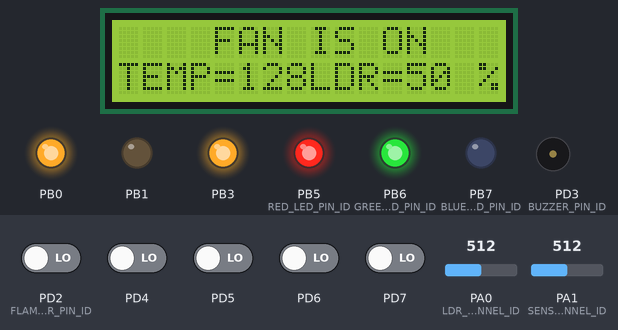
The program below on a simulated ATmega32, built with avr-gcc and emulated at 16 MHz. On the bench: 16×2 character LCD, output pins drawn as LEDs (lit = HIGH), buzzer (waves = sounding, pin HIGH). Wiring (inferred from the names in the program): character LCD (HD44780): RS PD0; E PD1; data PC0, PC1, PC2, PC3, PC4, PC5, PC6, PC7. The inputs (shaded band) are chosen by the test bench; at power-on: PD2 (FLAME_SENSOR_PIN_ID), PD4–7 LOW, PA1 (SENSOR_CHANNEL_ID) = 512, PA0 (LDR_CHANNEL_ID) = 512. Pins used as bus, display or sensor lines are not drawn.

Above: at 1.2 s.
1.3 s: PA1 (SENSOR_CHANNEL_ID) set to 173
At 1.7 s:
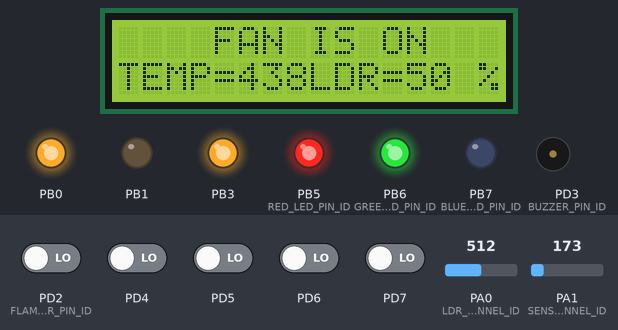
2.8 s: PA1 (SENSOR_CHANNEL_ID) set to 143
At 3.3 s:
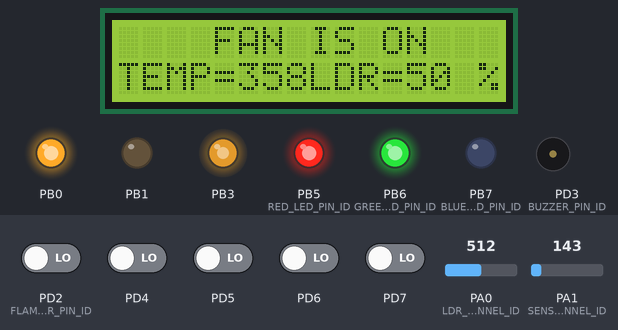
4.3 s: PD2 (FLAME_SENSOR_PIN_ID) driven HIGH
At 4.8 s:
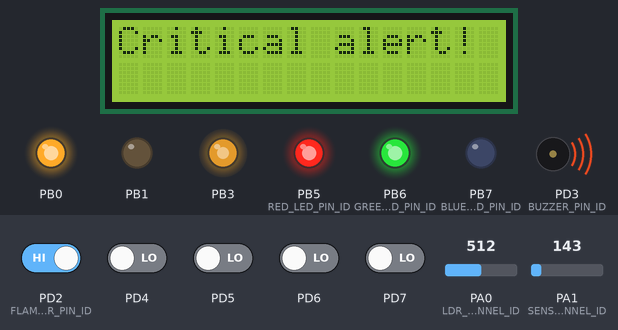
5.8 s: PD2 (FLAME_SENSOR_PIN_ID) driven LOW
At 6.5 s:
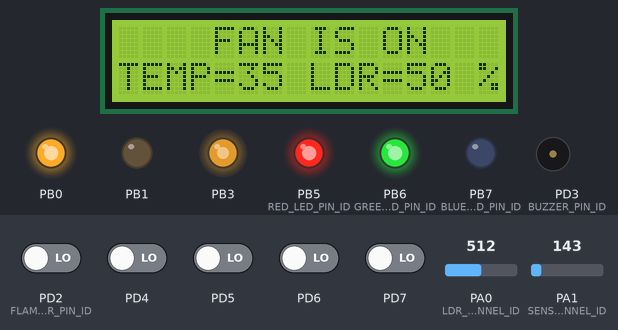
7.5 s: PA1 (SENSOR_CHANNEL_ID) set to 60
At 8.7 s:
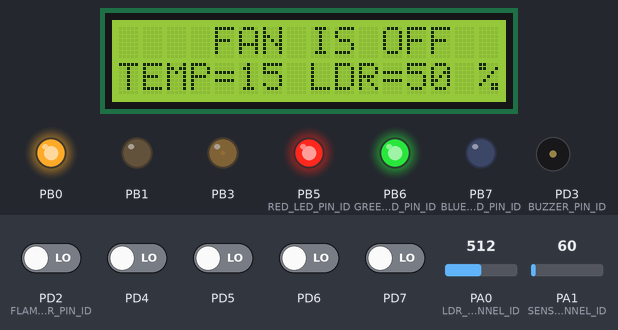
9.0 s: PA0 (LDR_CHANNEL_ID) set to 537
At 9.5 s:
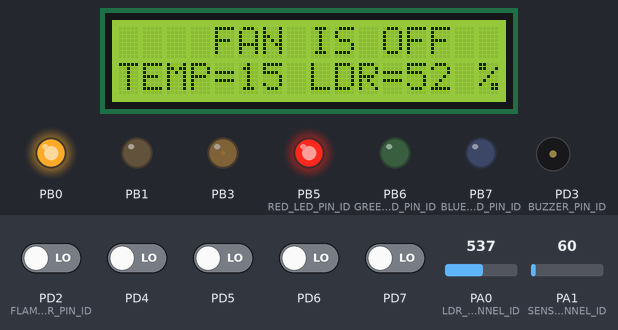
Timing chart, 0 to 11.5 s (numbered marks = the images above; inputs shaded):
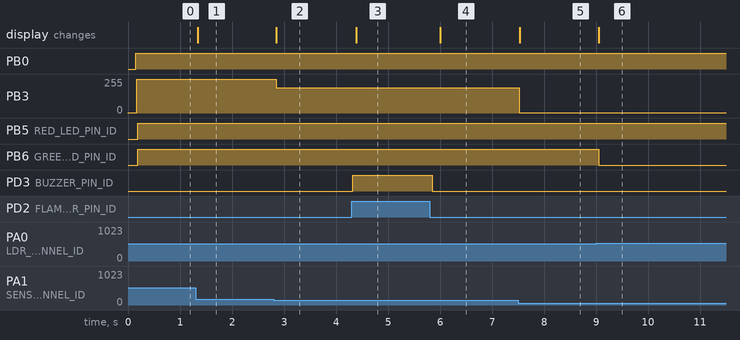

Measured:
- the behaviour switches between 160 and 159 on PA1 (SENSOR_CHANNEL_ID) (found by bisection; images 1 and 2)
- the behaviour switches between 521 and 522 on PA0 (LDR_CHANNEL_ID) (found by bisection; images 5 and 6)
- after the input at 1.3 s, the display: changes at once (image 1)
- after the input at 2.8 s, PB3: 255/255 → 191/255 after 0.05 s; the display: changes after 0.05 s (image 2)
- after the input at 4.3 s, PD3 (BUZZER_PIN_ID): LOW → HIGH at once; the display: changes after 0.09 s (image 3)
- after the input at 5.8 s, PD3 (BUZZER_PIN_ID): HIGH → LOW after 0.05 s; the display: changes after 0.21 s (image 4)
- after the input at 7.5 s, PB3: 191/255 → 1/255 at once; the display: changes at once (image 5)
- after the input at 9.0 s, PB6 (GREEN_LED_PIN_ID): HIGH → LOW after 0.06 s; the display: changes after 0.06 s (image 6)

The program:

main.c
```c
#include "lcd.h"
#include "lm35_sensor.h"
#include "buzzer.h"
#include "flame_sensor.h"
#include "leds.h"
#include "ldr.h"
#include "adc.h"
#include "pwm.h"
#include "motor.h"

int main(void)
{
	uint8 Temperature;
	uint8 Intensity;
	uint8 Fire;

	DcMotor_State state =CW;

	PWM_Timer0_Start();
	ADC_init();
	LCD_init();
	DcMotor_Init();
	Buzzer_init();
	FlameSensor_init();
	LEDS_init();

	LCD_moveCursor(0,4);
	LCD_displayString("FAN IS ");
	LCD_moveCursor(1,0); /* Move the cursor to the second row */
	LCD_displayString("TEMP=   LDR=   %");
	while(1)
	{
		Temperature=LM35_getTemperature();
		Intensity=LDR_getLightIntensity();
		Fire=FlameSensor_getValue();
        if(Fire)
        {
        	FlameSensor(Fire);
        }
        else
        {
    		Automatic_Fan_Speed_Control(state , Temperature);
    		Automatic_Lighting_Control(Intensity);
    		FlameSensor(Fire);
        }
	}
}
```

adc.c
```c
#include "avr/io.h" /* To use the ADC Registers */
#include "adc.h"
#include "common_macros.h" /* To use the macros like SET_BIT */

/*******************************************************************************
 *                      Functions Definitions                                  *
 *******************************************************************************/

void ADC_init(void)
{
	/* ADMUX Register Bits Description:
	 * Internal 2.56V Voltage Reference with external capacitor at AREF pin
	 * ADLAR   = 0 right adjusted
	 * MUX4:0  = 00000 to choose channel 0 as initialization
	 */
	ADMUX =(1<<REFS1) | (1<<REFS0);

	/* ADCSRA Register Bits Description:
	 * ADEN    = 1 Enable ADC
	 * ADIE    = 0 Disable ADC Interrupt
	 * ADATE   = 0 Disable Auto Trigger
	 * ADPS2:0 = 111 to choose ADC_Clock = F_CPU/128 = 16Mhz/128 = 125Khz --> ADC must operate in range 50-200Khz
	 */
	ADCSRA = (1<<ADEN) | (1<<ADPS0) | (1<<ADPS1) | (1<<ADPS2);
}

uint16 ADC_readChannel(uint8 channel_num)
{
	/* Input channel number must be from 0 --> 7
	 * Clear first 5 bits in the ADMUX (channel number MUX4:0 bits) before set the required channel
	 * Choose the correct channel by setting the channel number in MUX4:0 bits
	 */
	ADMUX =(ADMUX & 0xE0) |(channel_num & 0x07);
	SET_BIT(ADCSRA,ADSC); /* Start conversion write '1' to ADSC */
	while(BIT_IS_CLEAR(ADCSRA,ADIF)); /* Wait for conversion to complete, ADIF becomes '1' */
	SET_BIT(ADCSRA,ADIF); /* Clear ADIF by write '1' to it :) */
	return ADC; /* Read the digital value from the data register */
}
```

adc.h
```c
#ifndef ADC_H_
#define ADC_H_

#include "std_types.h"

/*******************************************************************************
 *                                Definitions                                  *
 *******************************************************************************/
#define ADC_MAXIMUM_VALUE    1023
#define ADC_REF_VOLT_VALUE   2.56

/*******************************************************************************
 *                      Functions Prototypes                                   *
 *******************************************************************************/

/*
 * Description :
 * Function responsible for initialize the ADC driver.
 */
void ADC_init(void);

/*
 * Description :
 * Function responsible for read analog data from a certain ADC channel
 * and convert it to digital using the ADC driver.
 */
uint16 ADC_readChannel(uint8 channel_num);

#endif /* ADC_H_ */
```

buzzer.c
```c
#include "common_macros.h" /* For GET_BIT Macro */
#include "buzzer.h"
#include "gpio.h"

/*******************************************************************************
 *                      Functions Definitions                                  *
 *******************************************************************************/

/*
 * Description :
 * Initialize the BUZZER:
 * 1. Setup the BUZZER pins directions by use the GPIO driver.
 * 2. Turn off BUZZER.
 */
void Buzzer_init(void)
{
	GPIO_setupPinDirection(BUZZER_PORT_ID, BUZZER_PIN_ID, PIN_OUTPUT);
	GPIO_writePin(BUZZER_PORT_ID, BUZZER_PIN_ID, LOGIC_LOW);
}

/*
 * Description :
 * BUZZER ON:
 * 1.
 */
 void Buzzer_on(void)
 {
	 GPIO_writePin(BUZZER_PORT_ID, BUZZER_PIN_ID, LOGIC_HIGH);
 }

 /*
  * Description :
  * BUZZER OFF:
  * 1.
  */
 void Buzzer_off(void)
 {
	 GPIO_writePin(BUZZER_PORT_ID, BUZZER_PIN_ID, LOGIC_LOW);
 }
```

buzzer.h
```c
#ifndef BUZZER_H_
#define BUZZER_H_


#include "std_types.h"

/*******************************************************************************
 *                                Definitions                                  *
 *******************************************************************************/
/* BUZZER HW Ports and Pins Ids */
#define BUZZER_PORT_ID                 PORTD_ID
#define BUZZER_PIN_ID                  PIN3_ID

/*******************************************************************************
 *                      Functions Prototypes                                   *
 *******************************************************************************/

/*
 * Description :
 * Function responsible for Initializes the buzzer pin direction and turn off the buzzer.
 */
 void Buzzer_init(void);

 /*
  * Description :
  * Function responsible for  Activates the buzzer.
  */
 void Buzzer_on(void);

  /*
   * Description :
   * Function responsible for  Deactivates the buzzer.
   */
 void Buzzer_off(void);


#endif /* BUZZER_H_ */
```

flame_sensor.c
```c
#include "common_macros.h" /* For GET_BIT Macro */
#include "flame_sensor.h"
#include "gpio.h"
#include "buzzer.h"
#include "lcd.h"

unsigned char prev_value = 0;
unsigned char flag = 0;
/*******************************************************************************
 *                      Functions Definitions                                  *
 *******************************************************************************/

/*
 * Description :
 * Initialize the FLAME SENSOR:
 *   Setup the FLAME SENSOR pins directions by use the GPIO driver.
 *
 */
void FlameSensor_init(void)
{
	GPIO_setupPinDirection(FLAME_SENSOR_PORT_ID , FLAME_SENSOR_PIN_ID, PIN_INPUT);
}

 /*
  * Description :
  * Function responsible for Reads the value from the flame sensor and returns it.
  */
 uint8 FlameSensor_getValue(void)
 {
	 uint8 value;
	 value=GPIO_readPin(FLAME_SENSOR_PORT_ID , FLAME_SENSOR_PIN_ID);
	 return value;
 }

 /*
    * Description :
    * Function responsible for activate the buzzer
    * if FlameSensor Reads a value -->BUZZER ON
    * else   -->BUZZER ON
    */
 void FlameSensor(uint8 value)
 {
	 if((prev_value==0 && value==1) || (prev_value==1 && value==0))
	 {
		 flag=0;
	 }
	 if(value==1)
	 {
		 Buzzer_on();
		 if(flag==0)
		 {
			 LCD_clearScreen();
			 LCD_displayString("Critical alert!");
		 }
		 flag=1;
	 }
	 else
	 {
		 Buzzer_off();
		 if(flag==0)
		 {
			 LCD_clearScreen();
		     LCD_moveCursor(0,4);
		     LCD_displayString("FAN IS ");
	   	     LCD_moveCursor(1,0); /* Move the cursor to the second row */
		     LCD_displayString("TEMP=   LDR=   %");
		 }
		 flag=1;
	 }
	 prev_value=value;
 }
```

flame_sensor.h
```c
#ifndef FLAME_SENSOR_H_
#define FLAME_SENSOR_H_

#include "std_types.h"

/*******************************************************************************
 *                                Definitions                                  *
 *******************************************************************************/
/* FLAME SENSOR HW Ports and Pins Ids */
#define FLAME_SENSOR_PORT_ID                 PORTD_ID
#define FLAME_SENSOR_PIN_ID                  PIN2_ID

/*******************************************************************************
 *                      Functions Prototypes                                   *
 *******************************************************************************/

/*
 * Description :
 * Function responsible for Initializes the flame sensor pin direction.
 */
 void FlameSensor_init(void);

 /*
  * Description :
  * Function responsible for Reads the value from the flame sensor and returns it.
  */
 uint8 FlameSensor_getValue(void);

 /*
   * Description :
   * Function responsible for activate the buzzer
   * if FlameSensor Reads a value -->BUZZER ON
   * else   -->BUZZER ON
   */
 void FlameSensor(uint8 value);


#endif /* FLAME_SENSOR_H_ */
```

ldr.c
```c
#include "common_macros.h" /* For GET_BIT Macro */
#include "ldr.h"
#include "adc.h"

/*******************************************************************************
 *                      Functions Definitions                                  *
 *******************************************************************************/

/*
 * Description :
 * Function responsible for  Reads the LDR sensor value.
 * Then returns the light intensity.
 */
 uint16 LDR_getLightIntensity(void)
 {
	 uint8 Light_Intensity = 0;

	 uint16 adc_value = 0;

	 /* Read ADC channel where the LDR sensor is connected */
	 adc_value = ADC_readChannel(LDR_CHANNEL_ID );

	 /* Calculate the Light Intensity from the ADC value*/
	 Light_Intensity= (uint8)(((uint32)adc_value*LDR_SENSOR_MAX_LIGHT_INTENSITY*ADC_REF_VOLT_VALUE)/(ADC_MAXIMUM_VALUE*LDR_SENSOR_MAX_VOLT_VALUE));

 	return Light_Intensity;
 }
```

ldr.h
```c
#ifndef LDR_H_
#define LDR_H_

#include "std_types.h"

/*******************************************************************************
 *                                Definitions                                  *
 *******************************************************************************/

#define LDR_CHANNEL_ID                    0
#define LDR_SENSOR_MAX_VOLT_VALUE         2.56
#define LDR_SENSOR_MAX_LIGHT_INTENSITY    100

#define LDR_SENSOR_PORT_ID                 PORTA_ID
#define LDR_SENSOR_PIN_ID                  PIN0_ID

/*******************************************************************************
 *                      Functions Prototypes                                   *
 *******************************************************************************/

/*
 * Description :
 * Function responsible for  Reads the LDR sensor value and returns the light intensity.
 */
 uint16 LDR_getLightIntensity(void);


#endif /* LDR_H_ */
```

leds.c
```c
#include "common_macros.h" /* For GET_BIT Macro */
#include "leds.h"
#include "gpio.h"
#include "lcd.h"

/*******************************************************************************
 *                      Functions Definitions                                  *
 *******************************************************************************/

/*
 * Description :
 * Function responsible for Initializes all Leds (red, green, blue) pins direction.
 * Turn off all the Leds.
 */
void LEDS_init(void)
{
    GPIO_setupPinDirection(RED_LED_PORT_ID , RED_LED_PIN_ID, PIN_OUTPUT);
	GPIO_setupPinDirection(GREEN_LED_PORT_ID, GREEN_LED_PIN_ID, PIN_OUTPUT);
	GPIO_setupPinDirection(BLUE_LED_PORT_ID, BLUE_LED_PIN_ID, PIN_OUTPUT);

	GPIO_writePin(RED_LED_PORT_ID, RED_LED_PIN_ID, LED_OFF);
	GPIO_writePin(GREEN_LED_PORT_ID, GREEN_LED_PIN_ID, LED_OFF);
	GPIO_writePin(BLUE_LED_PORT_ID, BLUE_LED_PIN_ID, LED_OFF);
}

/*
 * Description :
 * Function responsible for Turns on the specified LED.
 */
void LED_on(LED_ID id)
{
	if(id==RED)
	{
		GPIO_writePin(RED_LED_PORT_ID, RED_LED_PIN_ID, LED_ON);
	}
	else if(id==GREEN)
	{
		GPIO_writePin(GREEN_LED_PORT_ID, GREEN_LED_PIN_ID, LED_ON);
	}
	else if(id==BLUE)
	{
 		GPIO_writePin(BLUE_LED_PORT_ID, BLUE_LED_PIN_ID, LED_ON);
	}
}

/*
 * Description :
 * Function responsible for  Turns off the specified LED.
 */
void LED_off(LED_ID id)
{
	if(id==RED)
    {
		GPIO_writePin(RED_LED_PORT_ID, RED_LED_PIN_ID, LED_OFF);
	}
	else if(id==GREEN)
    {
		GPIO_writePin(GREEN_LED_PORT_ID, GREEN_LED_PIN_ID, LED_OFF);
	}
	else if(id==BLUE)
	{
 		GPIO_writePin(BLUE_LED_PORT_ID, BLUE_LED_PIN_ID, LED_OFF);
	}
}

/*
 * Description :
 * Automatic Lighting Control: Based on the LDR readings
 * the system controls three LEDs according to light intensity thresholds:
 * Intensity < 15%: All 3 LEDs (Red, Green, and Blue) turn ON.
 * Intensity 16–50%: Red and Green LEDs turn ON.
 * Intensity 51–70%: Only the Red LED turns ON.
 * Intensity > 70%: All LEDs are turned OFF
 */
void Automatic_Lighting_Control(uint8 Intensity)
{
	if((Intensity<100) &&(Intensity>=10))
	{
		LCD_moveCursor(1,14);
		LCD_displayString(" ");
	}
	else if(Intensity<10)
	{
		LCD_moveCursor(1,13);
		LCD_displayString("  ");
	}
	LCD_moveCursor(1,12);
	LCD_intgerToString(Intensity);
	if(Intensity<=15)
    {
		GPIO_writePin(RED_LED_PORT_ID, RED_LED_PIN_ID, LED_ON);
	    GPIO_writePin(GREEN_LED_PORT_ID, GREEN_LED_PIN_ID, LED_ON);
	    GPIO_writePin(BLUE_LED_PORT_ID, BLUE_LED_PIN_ID, LED_ON);
    }
	else if((Intensity>=16) && (Intensity<=50))
	{
		GPIO_writePin(RED_LED_PORT_ID, RED_LED_PIN_ID, LED_ON);
	    GPIO_writePin(GREEN_LED_PORT_ID, GREEN_LED_PIN_ID, LED_ON);
	    GPIO_writePin(BLUE_LED_PORT_ID, BLUE_LED_PIN_ID, LED_OFF);
	}
	else if((Intensity>=51) && (Intensity<=70))
	{
		GPIO_writePin(RED_LED_PORT_ID, RED_LED_PIN_ID, LED_ON);
	    GPIO_writePin(GREEN_LED_PORT_ID, GREEN_LED_PIN_ID, LED_OFF);
	    GPIO_writePin(BLUE_LED_PORT_ID, BLUE_LED_PIN_ID, LED_OFF);
	}
	else
	{
		 GPIO_writePin(RED_LED_PORT_ID, RED_LED_PIN_ID, LED_OFF);
		 GPIO_writePin(GREEN_LED_PORT_ID, GREEN_LED_PIN_ID, LED_OFF);
		 GPIO_writePin(BLUE_LED_PORT_ID, BLUE_LED_PIN_ID, LED_OFF);
	}
}
```

leds.h
```c
#ifndef LEDS_H_
#define LEDS_H_

#include "std_types.h"

/*******************************************************************************
 *                                Definitions                                  *
 *******************************************************************************/

/*  Positive Logic and Negative Logic mode configuration.
 *  if value = 1 -->Positive Logic
 *  if value = 0 -->Negative Logic
 *  */
#define LOGIC_MODE 1

/* LEDS HW Ports and Pins Ids */
#define RED_LED_PORT_ID                 PORTB_ID
#define RED_LED_PIN_ID                  PIN5_ID

#define GREEN_LED_PORT_ID               PORTB_ID
#define GREEN_LED_PIN_ID                PIN6_ID

#define BLUE_LED_PORT_ID                PORTB_ID
#define BLUE_LED_PIN_ID                 PIN7_ID

#if(LOGIC_MODE == 1)
   #define LED_ON                      LOGIC_HIGH
   #define LED_OFF                     LOGIC_LOW
#elif(LOGIC_MODE == 0)
   #define LED_ON                      LOHIC_LOW
   #define LED_OFF                     LOGIC_HIGH
#endif

/*******************************************************************************
 *                               Types Declaration                             *
 *******************************************************************************/
typedef enum
{
	RED,GREEN,BLUE
}LED_ID;

/*******************************************************************************
 *                      Functions Prototypes                                   *
 *******************************************************************************/

/*
 * Description :
 * Function responsible for Initializes all Leds (red, green, blue) pins direction.
 * Turn off all the Leds.
 */
 void LEDS_init(void);

 /*
  * Description :
  * Function responsible for Turns on the specified LED.
  */
 void LED_on(LED_ID id);

 /*
   * Description :
   * Function responsible for  Turns off the specified LED.
   */
 void LED_off(LED_ID id);

 /*
     * Description :
     * Automatic Lighting Control: Based on the LDR readings
     * the system controls three LEDs according to light intensity thresholds.
     */
 void Automatic_Lighting_Control(uint8 Intensity);


#endif /* LEDS_H_ */
```

lm35_sensor.c
```c
#include "lm35_sensor.h"
#include "adc.h"

/*
 * Description :
 * Function responsible for calculate the temperature from the ADC digital value.
 */
uint8 LM35_getTemperature(void)
{
	uint8 temp_value = 0;

	uint16 adc_value = 0;

	/* Read ADC channel where the temperature sensor is connected */
	adc_value = ADC_readChannel(SENSOR_CHANNEL_ID);

	/* Calculate the temperature from the ADC value*/
	temp_value = (uint8)(((uint32)adc_value*SENSOR_MAX_TEMPERATURE*ADC_REF_VOLT_VALUE)/(ADC_MAXIMUM_VALUE*SENSOR_MAX_VOLT_VALUE));

	return temp_value;
}
```

lm35_sensor.h
```c
#ifndef LM35_SENSOR_H_
#define LM35_SENSOR_H_

#include "std_types.h"

/*******************************************************************************
 *                                Definitions                                  *
 *******************************************************************************/

#define SENSOR_CHANNEL_ID         1
#define SENSOR_MAX_VOLT_VALUE     1.5
#define SENSOR_MAX_TEMPERATURE    150

#define LM35_SENSOR_PORT_ID                 PORTA_ID
#define LM35_SENSOR_PIN_ID                  PIN1_ID

/*******************************************************************************
 *                      Functions Prototypes                                   *
 *******************************************************************************/

/*
 * Description :
 * Function responsible for calculate the temperature from the ADC digital value.
 */
uint8 LM35_getTemperature(void);

#endif /* LM35_SENSOR_H_ */
```

pwm.c
```c
#include "common_macros.h" /* For GET_BIT Macro */
#include "pwm.h"
#include "gpio.h"
#include "avr/io.h"

/*******************************************************************************
 *                      Functions Definitions                                  *
 *******************************************************************************/


/*
 * Description:
 * Initializes Timer0 in PWM mode and sets the required duty cycle.
 * Prescaler: F_CPU/1024
 *  Non-inverting mode
 *  The function configures OC0 as the output pin.
 */

void PWM_Timer0_Start(void)
{
	TCNT0 = 0; // Set Timer Initial Value to 0

	//OCR0  = (uint8)(((uint32)duty_cycle*PWM_MAX_OUTPUT)/(MOTOR_MAX_SPEED)); // Set Compare Value

	// Configure PB3/OC0 as output pin --> pin where the PWM signal is generated from MC
	GPIO_setupPinDirection(PWM_E_PORT_ID, PWM_E_PIN_ID ,PIN_OUTPUT);

	/* Configure timer control register
	 * 1. Fast PWM mode FOC0=0
	 * 2. Fast PWM Mode WGM01=1 & WGM00=1
	 * 3. Clear OC0 when match occurs (non inverted mode) COM00=0 & COM01=1
	 * 4. clock = F_CPU/1024 CS00=1 CS01=0 CS02=1
	 */
	TCCR0 = (1<<WGM00) | (1<<WGM01) | (1<<COM01) | (1<<CS00) | (1<<CS02);

}

void duty_cycle(uint8 duty_cycle)
{
	OCR0  = (uint8)(((uint32)duty_cycle*PWM_MAX_OUTPUT)/(MOTOR_MAX_SPEED)); // Set Compare Value
}
```

Source omitted: motor.c (2883 bytes), motor.h (1922 bytes), pwm.h (1030 bytes), lcd.c (7119 bytes), lcd.h (2772 bytes), common_macros.h (881 bytes), gpio.c (6332 bytes), gpio.h (3278 bytes), std_types.h (1096 bytes)
